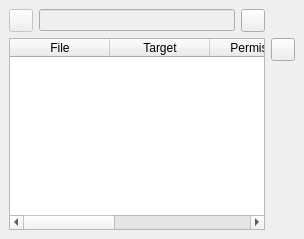
  <widget class="QDockWidget" name="dw_additional_files">
   <property name="windowIcon">
    <iconset resource="../resources/pisido.qrc">
     <normaloff>:/images/additional-files.png</normaloff>:/images/additional-files.png</iconset>
   </property>
   <property name="toolTip">
    <string>Additional Files Window</string>
   </property>
   <property name="statusTip">
    <string>Additional Files Window</string>
   </property>
   <property name="windowTitle">
    <string>Additio&amp;nals</string>
   </property>
   <attribute name="dockWidgetArea">
    <number>8</number>
   </attribute>
   <widget class="QWidget" name="dw_additional_files_content">
    <layout class="QGridLayout" name="gridLayout_5">
     <item row="0" column="0">
      <layout class="QHBoxLayout" name="horizontalLayout_10">
       <item>
        <widget class="QToolButton" name="tb_open_additional_files_dir">
         <property name="enabled">
          <bool>false</bool>
         </property>
         <property name="toolTip">
          <string>Opens additional files directory (workspace/__package_name__/files/)</string>
         </property>
         <property name="statusTip">
          <string>Opens additional files directory (workspace/__package_name__/files/)</string>
         </property>
         <property name="text">
          <string/>
         </property>
         <property name="icon">
          <iconset resource="../resources/pisido.qrc">
           <normaloff>:/images/open-dir.png</normaloff>:/images/open-dir.png</iconset>
         </property>
        </widget>
       </item>
       <item>
        <widget class="QLineEdit" name="le_package_additionals_dir">
         <property name="enabled">
          <bool>false</bool>
         </property>
        </widget>
       </item>
       <item>
        <widget class="QToolButton" name="tb_refresh_tableW_additional_files">
         <property name="toolTip">
          <string>Please refresh after a successful build !</string>
         </property>
         <property name="statusTip">
          <string>Please refresh after a successful build !</string>
         </property>
         <property name="text">
          <string/>
         </property>
         <property name="icon">
          <iconset resource="../resources/pisido.qrc">
           <normaloff>:/images/refresh.png</normaloff>:/images/refresh.png</iconset>
         </property>
        </widget>
       </item>
      </layout>
     </item>
     <item row="1" column="0" rowspan="2">
      <widget class="QTableWidget" name="tableW_additional_files">
       <property name="toolTip">
        <string>Add your additional files to package files directory (workspace/__package_name__/files/).
And than you can edit their properties in here</string>
       </property>
       <property name="statusTip">
        <string>Add your additional files to package files directory (workspace/__package_name__/files/).\nAnd than you can edit their properties in here</string>
       </property>
       <property name="alternatingRowColors">
        <bool>true</bool>
       </property>
       <property name="selectionMode">
        <enum>QAbstractItemView::SingleSelection</enum>
       </property>
       <property name="selectionBehavior">
        <enum>QAbstractItemView::SelectRows</enum>
       </property>
       <property name="textElideMode">
        <enum>Qt::ElideMiddle</enum>
       </property>
       <property name="wordWrap">
        <bool>false</bool>
       </property>
       <property name="cornerButtonEnabled">
        <bool>false</bool>
       </property>
       <attribute name="horizontalHeaderStretchLastSection">
        <bool>true</bool>
       </attribute>
       <attribute name="verticalHeaderVisible">
        <bool>false</bool>
       </attribute>
       <column>
        <property name="text">
         <string>File</string>
        </property>
       </column>
       <column>
        <property name="text">
         <string>Target</string>
        </property>
       </column>
       <column>
        <property name="text">
         <string>Permission</string>
        </property>
       </column>
       <column>
        <property name="text">
         <string>Owner</string>
        </property>
       </column>
       <column>
        <property name="text">
         <string>Group</string>
        </property>
       </column>
      </widget>
     </item>
     <item row="1" column="1">
      <widget class="QToolButton" name="tb_edit_additional_files">
       <property name="toolTip">
        <string>Edits selected file</string>
       </property>
       <property name="statusTip">
        <string>Edits selected file</string>
       </property>
       <property name="text">
        <string/>
       </property>
       <property name="icon">
        <iconset resource="../resources/pisido.qrc">
         <normaloff>:/images/edit.png</normaloff>:/images/edit.png</iconset>
       </property>
      </widget>
     </item>
     <item row="2" column="1">
      <spacer name="verticalSpacer_3">
       <property name="orientation">
        <enum>Qt::Vertical</enum>
       </property>
       <property name="sizeHint" stdset="0">
        <size>
         <width>20</width>
         <height>40</height>
        </size>
       </property>
      </spacer>
     </item>
    </layout>
   </widget>
  </widget>
